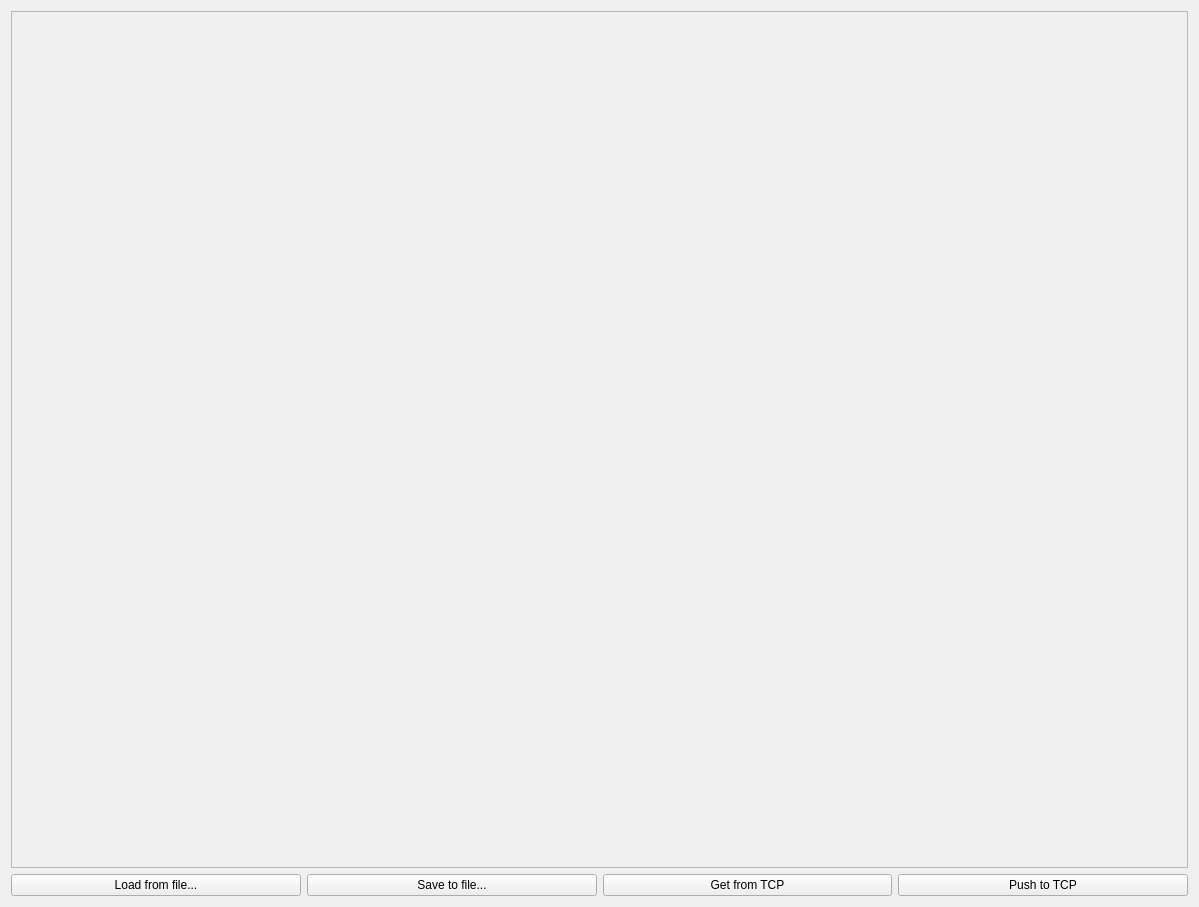
<?xml version="1.0" encoding="UTF-8"?>
<ui version="4.0">
 <class>Form</class>
 <widget class="QWidget" name="Form">
  <property name="geometry">
   <rect>
    <x>0</x>
    <y>0</y>
    <width>1199</width>
    <height>907</height>
   </rect>
  </property>
  <property name="windowTitle">
   <string>Form</string>
  </property>
  <layout class="QVBoxLayout" name="verticalLayout">
   <item>
    <widget class="QScrollArea" name="paramsScrollArea">
     <property name="sizePolicy">
      <sizepolicy hsizetype="Expanding" vsizetype="Expanding">
       <horstretch>0</horstretch>
       <verstretch>0</verstretch>
      </sizepolicy>
     </property>
     <property name="widgetResizable">
      <bool>true</bool>
     </property>
     <widget class="QWidget" name="scrollAreaWidgetContents">
      <property name="geometry">
       <rect>
        <x>0</x>
        <y>0</y>
        <width>1179</width>
        <height>856</height>
       </rect>
      </property>
      <property name="sizePolicy">
       <sizepolicy hsizetype="Expanding" vsizetype="Expanding">
        <horstretch>0</horstretch>
        <verstretch>0</verstretch>
       </sizepolicy>
      </property>
     </widget>
    </widget>
   </item>
   <item>
    <layout class="QHBoxLayout" name="horizontalLayout">
     <item>
      <widget class="QPushButton" name="load_fromfileButton">
       <property name="sizePolicy">
        <sizepolicy hsizetype="Preferred" vsizetype="Fixed">
         <horstretch>0</horstretch>
         <verstretch>0</verstretch>
        </sizepolicy>
       </property>
       <property name="text">
        <string>Load from file...</string>
       </property>
      </widget>
     </item>
     <item>
      <widget class="QPushButton" name="save_tofileButton">
       <property name="sizePolicy">
        <sizepolicy hsizetype="Preferred" vsizetype="Fixed">
         <horstretch>0</horstretch>
         <verstretch>0</verstretch>
        </sizepolicy>
       </property>
       <property name="text">
        <string>Save to file...</string>
       </property>
      </widget>
     </item>
     <item>
      <widget class="QPushButton" name="get_fromTCP_button">
       <property name="sizePolicy">
        <sizepolicy hsizetype="Preferred" vsizetype="Fixed">
         <horstretch>0</horstretch>
         <verstretch>0</verstretch>
        </sizepolicy>
       </property>
       <property name="text">
        <string>Get from TCP</string>
       </property>
      </widget>
     </item>
     <item>
      <widget class="QPushButton" name="push_toTCP_button">
       <property name="sizePolicy">
        <sizepolicy hsizetype="Preferred" vsizetype="Fixed">
         <horstretch>0</horstretch>
         <verstretch>0</verstretch>
        </sizepolicy>
       </property>
       <property name="text">
        <string>Push to TCP</string>
       </property>
      </widget>
     </item>
    </layout>
   </item>
  </layout>
 </widget>
 <resources/>
 <connections/>
</ui>
